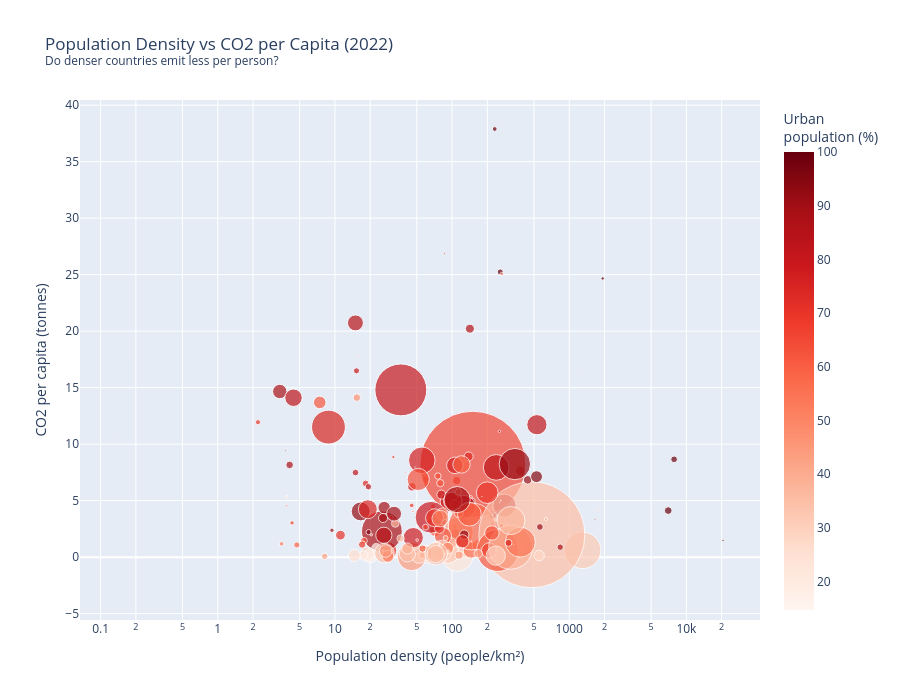
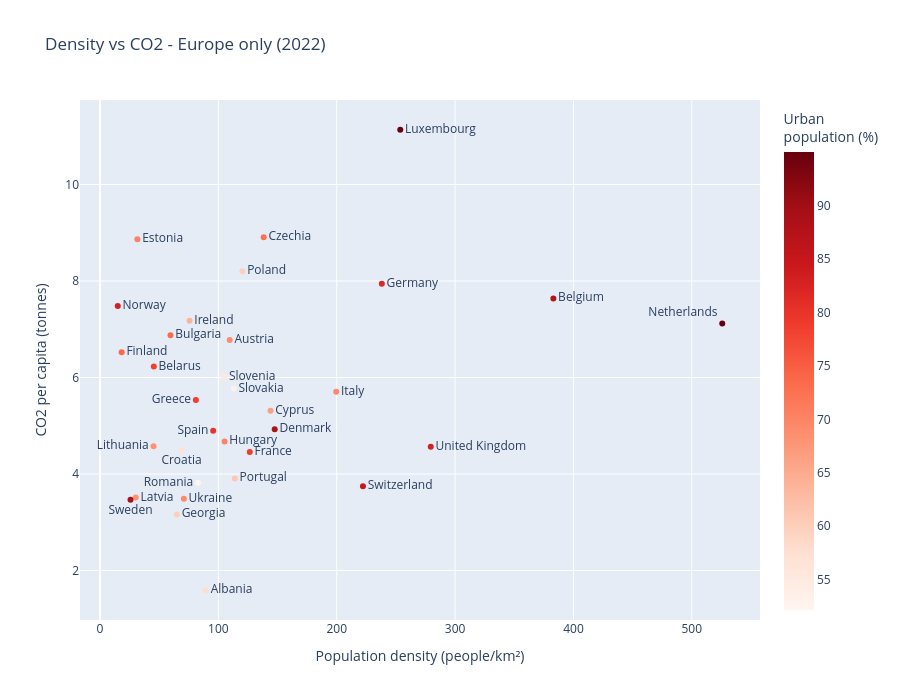

The cell these charts' notebook holds for them, in order:
### Code cell
# Population density vs CO2 per capita
# Theory: denser cities = more efficient = less emissions per person

density_df = latest[latest['population_density'].notna()].copy()

fig = px.scatter(
    density_df,
    x='population_density',
    y='co2_per_capita',
    color='urban_population_pct',
    hover_name='country',
    size='population',
    size_max=75,
    color_continuous_scale='Reds',
    title='Population Density vs CO2 per Capita (2022)<br>'
          '<sup>Do denser countries emit less per person?</sup>',
    labels={
        'population_density': 'Population density (people/km²)',
        'co2_per_capita': 'CO2 per capita (tonnes)',
        'urban_population_pct': 'Urban<br>population (%)',
    },
    height=700,
    log_x=True  # log scale - density varies hugely
)
fig.show()

# European view - less noise, more comparable countries
fig_eu = px.scatter(
    latest_eu[latest_eu['population_density'].notna()],
    x='population_density',
    y='co2_per_capita',
    color='urban_population_pct',
    text='country',
    color_continuous_scale='reds',
    title='Density vs CO2 - Europe only (2022)',
    labels={
        'population_density': 'Population density (people/km²)',
        'co2_per_capita': 'CO2 per capita (tonnes)',
        'urban_population_pct': 'Urban<br>population (%)'
    },
    height=700
)

custom_positions = {
    "Croatia": "bottom center",
    "Sweden": "bottom center",
    "Romania": "middle left",
    "Lithuania": "middle left",
    "Greece": "middle left",
    "Spain": "middle left",
    "Netherlands": "top left",
}
positions = [
    custom_positions.get(country, "middle right")
    for country in latest_eu["country"]
]
fig_eu.update_traces(textposition=positions)
fig_eu.show()

corr_density = density_df['population_density'].corr(density_df['co2_per_capita'])
print(f"\nGlobal correlation (density vs co2_per_capita): {corr_density:.3f}")
corr_eu_density = latest_eu['population_density'].corr(latest_eu['co2_per_capita'])
print(f"\nEurope correlation (density vs co2_per_capita): {corr_eu_density:.3f}")

### Figure 1 — Plotly figure (JSON) as saved in the notebook; plotly's stock layout.template omitted (floating-point values rounded to 4 significant figures; data arrays with more than 128 entries replaced by an {"elided": "..."} marker saying what was removed)
{"data": [{"hovertemplate": "<b>%{hovertext}</b><br><br>Population density (people/km²)=%{x}<br>CO2 per capita (tonnes)=%{y}<br>population=%{marker.size}<br>Urban<br>population (%)=%{marker.color}<extra></extra>", "hovertext": {"elided": "204 str values"}, "legendgroup": "", "marker": {"color": {"elided": "204 float values"}, "coloraxis": "coloraxis", "size": {"elided": "204 float values"}, "sizemode": "area", "sizeref": 253400.0, "symbol": "circle"}, "mode": "markers", "name": "", "orientation": "v", "showlegend": false, "type": "scatter", "x": {"elided": "204 float values"}, "xaxis": "x", "y": {"elided": "204 float values"}, "yaxis": "y"}], "layout": {"coloraxis": {"autocolorscale": false, "colorbar": {"title": {"text": "Urban<br>population (%)"}}, "colorscale": [[0, "rgb(255,245,240)"], [0.125, "rgb(254,224,210)"], [0.25, "rgb(252,187,161)"], [0.375, "rgb(252,146,114)"], [0.5, "rgb(251,106,74)"], [0.625, "rgb(239,59,44)"], [0.75, "rgb(203,24,29)"], [0.875, "rgb(165,15,21)"], [1, "rgb(103,0,13)"]]}, "height": 700, "legend": {"itemsizing": "constant", "tracegroupgap": 0}, "title": {"text": "Population Density vs CO2 per Capita (2022)<br><sup>Do denser countries emit less per person?</sup>"}, "xaxis": {"anchor": "y", "domain": [0, 1], "title": {"text": "Population density (people/km²)"}, "type": "log"}, "yaxis": {"anchor": "x", "domain": [0, 1], "title": {"text": "CO2 per capita (tonnes)"}}}}

### Figure 2 — Plotly figure (JSON) as saved in the notebook; plotly's stock layout.template omitted (floating-point values rounded to 4 significant figures)
{"data": [{"hovertemplate": "Population density (people/km²)=%{x}<br>CO2 per capita (tonnes)=%{y}<br>country=%{text}<br>Urban<br>population (%)=%{marker.color}<extra></extra>", "legendgroup": "", "marker": {"color": [57.86, 69.0, 87.49, 73.48, 78.47, 84.92, 66.67, 72.7, 81.79, 88.39, 79.95, 70.49, 73.7, 78.76, 83.08, 60.01, 78.55, 57.0, 70.16, 63.89, 69.48, 68.29, 94.76, 68.26, 94.99, 82.96, 59.83, 61.13, 52.16, 53.19, 55.34, 88.4, 69.42], "coloraxis": "coloraxis", "symbol": "circle"}, "mode": "markers+text", "name": "", "orientation": "v", "showlegend": false, "text": ["Albania", "Austria", "Belgium", "Bulgaria", "Belarus", "Switzerland", "Cyprus", "Czechia", "Germany", "Denmark", "Spain", "Estonia", "Finland", "France", "United Kingdom", "Georgia", "Greece", "Croatia", "Hungary", "Ireland", "Italy", "Lithuania", "Luxembourg", "Latvia", "Netherlands", "Norway", "Poland", "Portugal", "Romania", "Slovakia", "Slovenia", "Sweden", "Ukraine"], "textposition": ["middle right", "middle right", "middle right", "middle right", "middle right", "middle right", "middle right", "middle right", "middle right", "middle right", "middle left", "middle right", "middle right", "middle right", "middle right", "middle right", "middle left", "bottom center", "middle right", "middle right", "middle right", "middle left", "middle right", "middle right", "top left", "middle right", "middle right", "middle right", "middle left", "middle right", "middle right", "bottom center", "middle right"], "type": "scatter", "x": [89.48, 109.6, 383.0, 59.55, 45.46, 222.2, 144.1, 138.3, 238.1, 147.6, 95.63, 31.57, 18.28, 126.5, 279.4, 64.95, 80.97, 68.9, 105.2, 75.67, 199.6, 45.23, 253.7, 30.2, 525.7, 14.98, 120.3, 113.9, 82.79, 113.0, 104.9, 25.75, 70.85], "xaxis": "x", "y": [1.591, 6.78, 7.638, 6.876, 6.227, 3.748, 5.311, 8.905, 7.942, 4.929, 4.897, 8.863, 6.525, 4.456, 4.563, 3.162, 5.533, 4.501, 4.674, 7.177, 5.705, 4.578, 11.13, 3.513, 7.121, 7.483, 8.203, 3.909, 3.818, 5.772, 6.017, 3.465, 3.485], "yaxis": "y"}], "layout": {"coloraxis": {"autocolorscale": false, "colorbar": {"title": {"text": "Urban<br>population (%)"}}, "colorscale": [[0, "rgb(255,245,240)"], [0.125, "rgb(254,224,210)"], [0.25, "rgb(252,187,161)"], [0.375, "rgb(252,146,114)"], [0.5, "rgb(251,106,74)"], [0.625, "rgb(239,59,44)"], [0.75, "rgb(203,24,29)"], [0.875, "rgb(165,15,21)"], [1, "rgb(103,0,13)"]]}, "height": 700, "legend": {"tracegroupgap": 0}, "title": {"text": "Density vs CO2 - Europe only (2022)"}, "xaxis": {"anchor": "y", "domain": [0, 1], "title": {"text": "Population density (people/km²)"}}, "yaxis": {"anchor": "x", "domain": [0, 1], "title": {"text": "CO2 per capita (tonnes)"}}}}
